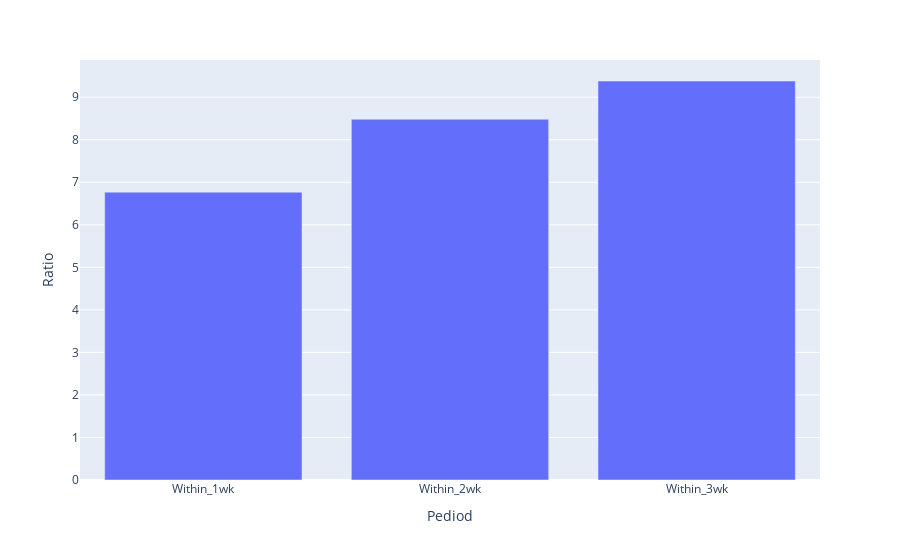

The notebook cell saved with this chart:
### Code cell
dfagg_prdcd = do_customers_purchase_same_AGGKEY(df, 'product_code')

### Figure 1 — Plotly figure (JSON) as saved in the notebook; plotly's stock layout.template omitted (floating-point values rounded to 4 significant figures)
{"data": [{"alignmentgroup": "True", "hovertemplate": "Pediod=%{x}<br>Ratio=%{y}<extra></extra>", "legendgroup": "", "marker": {"color": "#636efa", "pattern": {"shape": ""}}, "name": "", "offsetgroup": "", "orientation": "v", "showlegend": false, "textposition": "auto", "type": "bar", "x": ["Within_1wk", "Within_2wk", "Within_3wk"], "xaxis": "x", "y": [6.768, 8.481, 9.382], "yaxis": "y"}], "layout": {"barmode": "relative", "legend": {"tracegroupgap": 0}, "margin": {"t": 60}, "xaxis": {"anchor": "y", "domain": [0, 1], "title": {"text": "Pediod"}}, "yaxis": {"anchor": "x", "domain": [0, 1], "title": {"text": "Ratio"}}}}
